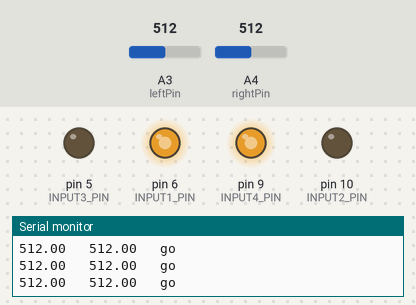
This sketch was run on a simulated Arduino Uno, built with avr-gcc and run on an emulated ATmega328P. Parts: output pins drawn as LEDs (lit = HIGH), the last lines printed to the serial monitor. Dashed ring = blinking. Inputs (shaded band) come from the test bench; at power-on: A3 (leftPin) = 512, A4 (rightPin) = 512.

Above: at 2.2 s.
2.3 s: A3 (leftPin) set to 28
At 2.49 s:
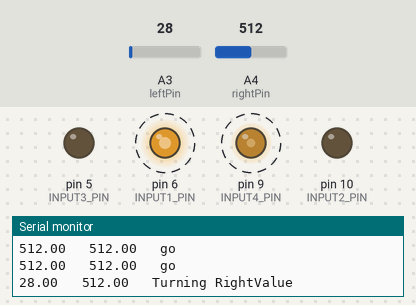
5.3 s: A4 (rightPin) set to 28
At 6.6 s:
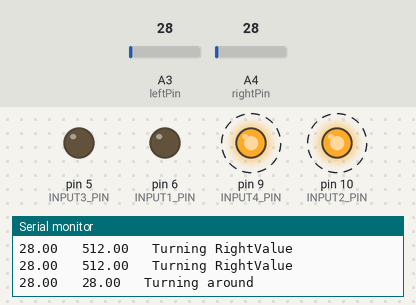
8.3 s: A3 (leftPin) set to 48
At 9.4 s:
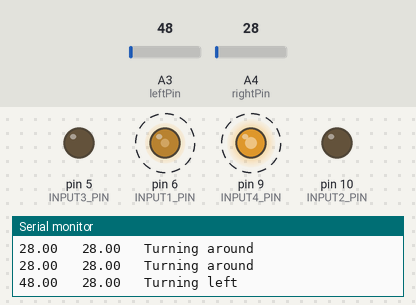
11.3 s: A4 (rightPin) set to 48
14.3 s: A4 (rightPin) set to 0
At 14.48 s:
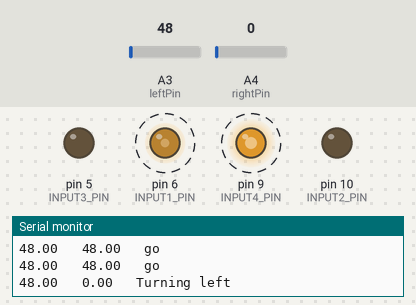
17.3 s: A4 (rightPin) set to 122
Timing chart, 0 to 20.3 s (numbered marks = the images above; inputs shaded):
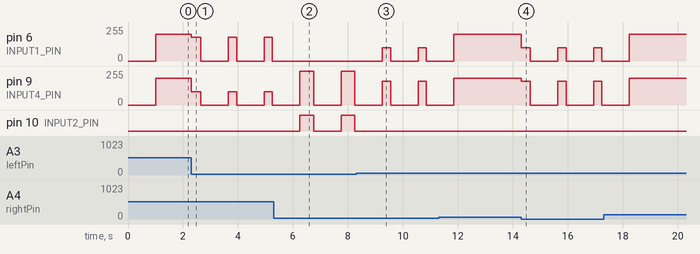

Measured:
- after the input at 2.3 s, pin 6 (INPUT1_PIN): alternates 180/255 for 0.30 s and 0/255 for 1.0 s, starting at once; pin 9 (INPUT4_PIN): alternates 100/255 for 0.30 s and 0/255 for 1.0 s, starting at once
- after the input at 5.3 s, pin 6 (INPUT1_PIN): stops changing and stays 0/255; pin 10 (INPUT2_PIN): alternates HIGH for 0.50 s and LOW for 1.0 s, starting after 0.95 s
- after the input at 8.3 s, pin 6 (INPUT1_PIN): alternates 100/255 for 0.30 s and 0/255 for 1.0 s, starting after 0.95 s; pin 10 (INPUT2_PIN): stops changing and stays LOW
- after the input at 14.3 s, pin 6 (INPUT1_PIN): alternates 100/255 for 0.30 s and 0/255 for 1.0 s, starting at once; pin 9 (INPUT4_PIN): alternates 180/255 for 0.30 s and 0/255 for 1.0 s, starting at once

The sketch:

Beetle_InfraredAvoidance.ino
```cpp
// (licence header left out)
int INPUT3_PIN = 5; //PWMA
int INPUT4_PIN = 9; //DIRA****************************************Right
int INPUT1_PIN = 6; //PWMB
int INPUT2_PIN = 10 ; //DIRB****************************************Left
/*Define 4 motor control terminals, connected to IN1-IN4 on the motor RightValueive board。*/
const int leftPin = A3;
const int rightPin  = A4; // Define the two signal receiving ends of the sensor
float LeftValue;
float RightValue;// Define two margins to store the values read by both sensors

void setup() {
  Serial.begin(9600); // Set the serial port baud rate to 9600,
  Serial.println("Get last update from https://github.com/keywish/keywish-beetle-bot");
  pinMode(leftPin, INPUT);
  pinMode(rightPin , INPUT);// Set the working mode of two sensor pins, namely "input"
  digitalWrite(INPUT3_PIN, LOW); // When not sending PWM, we want it low
  pinMode(INPUT4_PIN, OUTPUT);
  digitalWrite(INPUT4_PIN, LOW); // When not sending PWM, we want it low
  pinMode(INPUT1_PIN, OUTPUT);
  digitalWrite(INPUT1_PIN, LOW); // When not sending PWM, we want it low
  pinMode(INPUT2_PIN, OUTPUT);
  digitalWrite(INPUT2_PIN, LOW); // When not sending PWM, we want it low
  delay(1000);
}

void loop() {
  LeftValue = analogRead(leftPin);
  RightValue = analogRead(rightPin ); // Read the values collected by both sensors and assign them to the defined variables。
  if (LeftValue >= 38 && RightValue <= 38) {/*If the value collected by the left sensor is greater than or equal to 38 and the RightValue value is less than or equal to 38, the following program in {} is executed (LeftValue> = 38, there is no obstacle on the left, RightValue<= 38 shows that there is an obstacle on the RightValue, so at this time the car is turning to the side without obstacles (ie, turning to the left). From Figure 3.2.11, we know that the simulated value will RightValueop below about 35 in the event of an obstacle , But in order to reduce the error, we set the threshold at 38 to prevent the car from judging the error because of the error. We can also customize other values. If we use the digital port to receive the value of the sensor, we only return "0" and "1" ", But the same way to judge. The reason why I did not use digital IO, because we use the digital IO port in other places.*/
    analogWrite (INPUT4_PIN, 180);
    analogWrite(INPUT3_PIN, 0);
    analogWrite (INPUT2_PIN, 0);
    analogWrite(INPUT1_PIN, 100); /*Set a PWM value, the maximum PWM is 255, but the speed of the car should not be too fast when walking, otherwise it can not hit the obstacle in time when the obstacles are suddenly encountered.*/
    Serial.print(LeftValue);
    Serial.print("   ");
    Serial.print(RightValue);
    Serial.print("   ");
    Serial.println("Turning left"); /*Through the "Serial Monitor" print the current status of the car and the value collected by the sensor*/
    delay(300);
    analogWrite(INPUT4_PIN, 0);
    analogWrite(INPUT3_PIN, 0);
    analogWrite(INPUT2_PIN, 0);
    analogWrite(INPUT1_PIN, 0);
    delay(1000);//************************************//Turning left
  }

  if (LeftValue <= 38 && RightValue <= 38) {/*If the value collected by the left sensor is less than or equal to 38 and the RightValue value is less than or equal to 38, the following program in {} is executed (LeftValue <= 38, indicating that there is an obstacle on the left and RightValue<= 38 shows that there is an obstacle on the RightValue, so at this time the car is rotated 180 degrees backwards. In the experiment, the car can just turn around 180 degrees after 500ms of rotation. Because the DC motor can not precisely control the angle like the steering gear, An approximate value, of course, different motor speed is not the same, the time used is not the same, so everyone in the experiment can be based on the circumstances may be.)*/
    analogWrite(INPUT4_PIN, 255);
    analogWrite(INPUT3_PIN, 0);
    analogWrite(INPUT2_PIN, 255);
    analogWrite(INPUT1_PIN, 0);
    Serial.print(LeftValue);
    Serial.print("   ");
    Serial.print(RightValue);
    Serial.print("   ");
    Serial.println("Turning around");/*Through the "Serial Monitor" print the current status of the car and the value collected by the sensor.*/
    delay(500);
    analogWrite (INPUT4_PIN, 0);
    analogWrite (INPUT3_PIN, 0);
    analogWrite (INPUT2_PIN, 0);
    analogWrite (INPUT1_PIN, 0); /*Rotate 180 degrees and stop*/
    delay(1000);//*********************************//Turning around
  }
  if (LeftValue <= 38 && RightValue >= 38) /*If the left sensor is less than or equal to 38 and the RightValue value is greater than or equal to 38, the following program in {} is executed (LeftValue <= 38, indicating that there is an obstacle on the left, RightValue> = 38 shows that there is no obstacle on the left, so at this moment the car is turning to the side without obstacle, that is, turning to the RightValue)*/
  {
    analogWrite(INPUT4_PIN, 100);//the speed value of motorA is val
    analogWrite(INPUT3_PIN, 0);
    analogWrite(INPUT2_PIN, 0);
    analogWrite(INPUT1_PIN, 180);//the speed value of motorA is val
    Serial.print(LeftValue);
    Serial.print("   ");
    Serial.print(RightValue);
    Serial.print("   ");
    Serial.println("Turning RightValue");
    delay(300);
    analogWrite(INPUT4_PIN, 0);
    analogWrite(INPUT3_PIN, 0);
    analogWrite(INPUT2_PIN, 0);
    analogWrite(INPUT1_PIN, 0);/*Car must stop after each rotation, if you do not stop there will be the phenomenon of rotating around. */
    delay(1000);//*********************************Turning RightValue
  }

  if (LeftValue >= 38 && RightValue >= 38) {/* Judge two values collected by the sensor. If the value collected by the left sensor is greater than or equal to 38 and the RightValue value is greater than or equal to 38, execute the following program in {} (LeftValue > = 38, indicating that there is no obstacle on the left and RightValue > = 38 that there is no obstacle on the left, so the car at this time straight */
    int value = 200; /*When the straight line has a PWM value of 200, if the value is too large, the speed of the car will be very fast, which may lead to the car can not hit the obstacle in time when it encounters the obstacle. */
    analogWrite (INPUT4_PIN, value);
    analogWrite(INPUT3_PIN, 0);//the speed value of motorA is value
    analogWrite (INPUT2_PIN, 0);
    analogWrite(INPUT1_PIN, value);//the speed value of motorB is value
    Serial.print(LeftValue);
    Serial.print("   ");
    Serial.print(RightValue);
    Serial.print("   ");
    Serial.println("go");//**********************************/ / forward
  }
}
```
